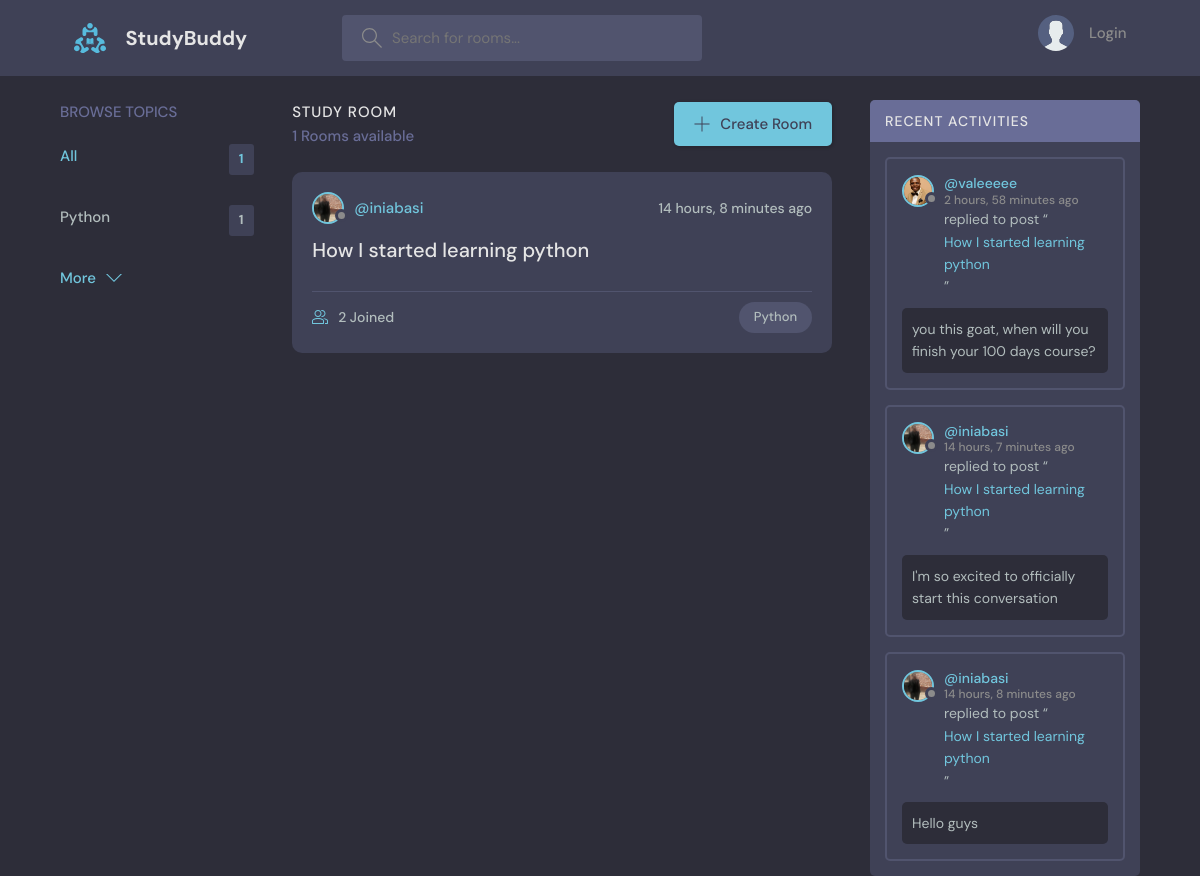
The page / on the database its author committed.
### base/models.py (models this page shows, shortened)
class Topic(models.Model):
    name = models.CharField(max_length=200)

class Room(models.Model):
    host = models.ForeignKey(User, on_delete=models.SET_NULL, null=True)
    topic = models.ForeignKey(Topic, on_delete=models.SET_NULL, null=True)
    name = models.CharField(max_length=200)
    description = models.TextField(
        null=True, blank=True
    )  # null and blank is true here, means you can leave if blank and enter data another time.
    participants = models.ManyToManyField(User, related_name="participants", blank=True)
    updated = models.DateTimeField(
        auto_now=True
    )  # auto_now = Everytime the room info is update, record the date & time the change occured.
    created = models.DateTimeField(
        auto_now_add=True
    )  # auto_now_add = Record the date & time the room was created. This happens omly once
    class Meta:
        ordering = [
            "-updated",
            "-created",
        ]  # This determines how the data is dipslayed from the db like in SQL
    def __str__(self):
        return self.name

class User(AbstractUser):
    name = models.CharField(max_length=200, null=True)
    email = models.EmailField(unique=True, null=True)
    bio = models.TextField(null=True)
    avatar = models.ImageField(null=True, default="avatar.svg")
    USERNAME_FIELD = "email"
    REQUIRED_FIELDS = []

class Message(models.Model):
    user = models.ForeignKey(
        User, on_delete=models.CASCADE
    )  # models.CASCADE = delete all the children if the parent id is deleted. while models.null = Leave the data without a parent id controlling it.
    room = models.ForeignKey(
        Room, on_delete=models.CASCADE
    )  # models.ForeignKey = it's for one to many relationships
    body = models.TextField()  # null is false here, means you must enter data
    updated = models.DateTimeField(auto_now=True)
    created = models.DateTimeField(auto_now_add=True)
    class Meta:
        ordering = ["-updated", "-created"]

### base/views.py (the view)
# urls.py: path("", views.home, name="home"),
def home(request):
    q = request.GET.get("q") if request.GET.get("q") != None else ""
    rooms = Room.objects.filter(
        Q(topic__name__icontains=q) | Q(name__icontains=q) | Q(description__icontains=q)
    )
    topics = Topic.objects.all()[0:5]  # [0:5] means reducing the data extracted TO 5
    room_count = rooms.count()
    room_messages = Message.objects.filter(Q(room__topic__name__icontains=q))
    context = {
        "rooms": rooms,
        "topics": topics,
        "room_count": room_count,
        "room_messages": room_messages,
    }
    return render(request, "base/home.html", context)

### base/templates/base/home.html (shortened to what this page needs)
{% extends 'main.html' %}
{% block content %}
<main class="layout layout--3">
  <div class="container">
    {% include 'base/topics_component.html' %}
    <div class="roomList">
      <div class="roomList__header">
        <div>
          <h2>Study Room</h2>
          <p>{{room_count}} Rooms available</p>
        </div>
        <a class="btn btn--main" href="{% url 'create-room' %}">
          <svg version="1.1" xmlns="http://www.w3.org/2000/svg" width="32" height="32" viewBox="0 0 32 32">
            <title>add</title>
            <path
              d="M16.943 0.943h-1.885v14.115h-14.115v1.885h14.115v14.115h1.885v-14.115h14.115v-1.885h-14.115v-14.115z">
            </path>
          </svg>
          Create Room
        </a>
      </div>
      {% include 'base/feed_component.html' %}
    </div>
    {% include 'base/activity_component.html' %}
  </div>
</main>
{% endblock %}

### base/templates/base/topics_component.html
<div class="topics">
    <div class="topics__header">
        <h2>Browse Topics</h2>
    </div>
    <ul class="topics__list">
        <li>
            <a href="{% url 'home' %}" class="active">All <span>{{topics.count}}</span></a>
        </li>
        {% for topic in topics %}
        <li>
            <a href="{% url 'home' %}?q={{topic.name}}">{{topic.name}} <span>{{topic.room_set.all.count}}</span></a>
        </li>
        {% endfor %}
    </ul>
    <a class="btn btn--link" href="{% url 'topics' %}">
        More
        <svg version="1.1" xmlns="http://www.w3.org/2000/svg" width="32" height="32" viewBox="0 0 32 32">
            <title>chevron-down</title>
            <path d="M16 21l-13-13h-3l16 16 16-16h-3l-13 13z"></path>
        </svg>
    </a>
</div>

### base/templates/base/feed_component.html (shortened to what this page needs)
{% for room in rooms %}
<div class="roomListRoom">
    <div class="roomListRoom__header">
        <a href="{% url 'user-profile' room.host.id %}" class="roomListRoom__author">
            <div class="avatar avatar--small">
                <img src="{{room.host.avatar.url}}" />
            </div>
            <span>@{{ room.host.username }}</span>
        </a>
        <div class="roomListRoom__actions">
            <span>{{room.created|timesince}} ago</span>
        </div>
    </div>
    <div class="roomListRoom__content">
        <a href="{% url 'room' room.id %}">{{room.name}}</a>
    </div>
    <div class="roomListRoom__meta">
        <a href="{% url 'room' room.id %}" class="roomListRoom__joined">
            {{room.participants.all.count}} Joined
        </a>
        <p class="roomListRoom__topic">{{room.topic.name}}</p>
    </div>
</div>
{% endfor %}

### base/templates/base/activity_component.html (shortened to what this page needs)
<div class="activities">
    <div class="activities__header">
        <h2>Recent Activities</h2>
    </div>
    {% for message in room_messages %}
    <div class="activities__box">
        <div class="activities__boxHeader roomListRoom__header">
            <a href="{% url 'user-profile' message.user.id%}" class="roomListRoom__author">
                <div class="avatar avatar--small">
                    <img src="{{message.user.avatar.url}}" />
                </div>
                <p>
                    @{{message.user.username}}
                    <span>{{message.created|timesince}} ago</span>
                </p>
            </a>
        </div>
        <div class="activities__boxContent">
            <p>replied to post “<a href="{% url 'room' message.room.id %}">{{message.room}}</a>”</p>
            <div class="activities__boxRoomContent">
                {{message.body}}
            </div>
        </div>
    </div>
    {% endfor%}
</div>

### rows shown on the page
Topic: name "Python", room_set.all.count "1"
Room: host.avatar (picture), host.username "iniabasi", created "14 hours, 8 minutes", name "How I started learning python", participants.all.count "2", topic.name "Python"
Message: user.avatar (picture), user.username "valeeeee", created "2 hours, 58 minutes", room "How I started learning python", body "you this goat, when will you finish your 100 days course?"
Message: user.avatar (picture), user.username "iniabasi", created "14 hours, 7 minutes", room "How I started learning python", body "I'm so excited to officially start this conversation"
Message: user.avatar (picture), user.username "iniabasi", created "14 hours, 8 minutes", room "How I started learning python", body "Hello guys"

### other values the page prints
{{ topics.count }} "1"
{{ room_count }} "1"
